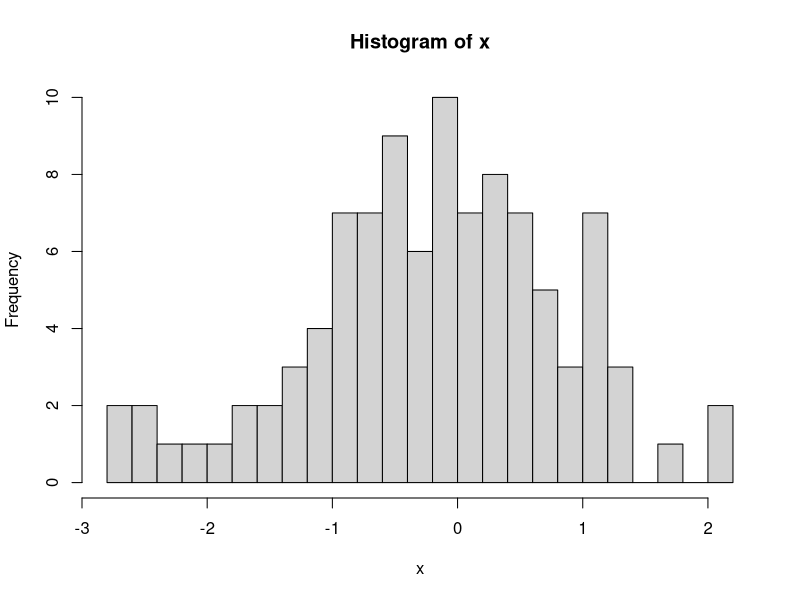
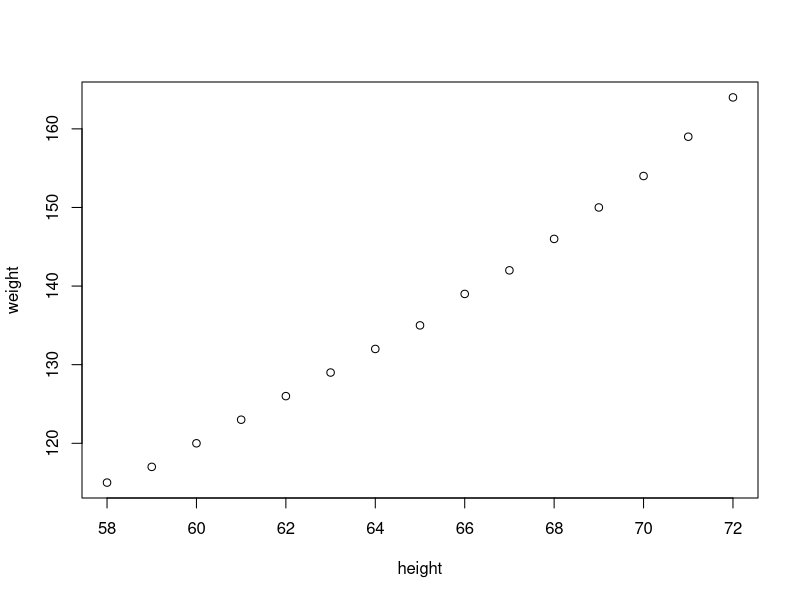
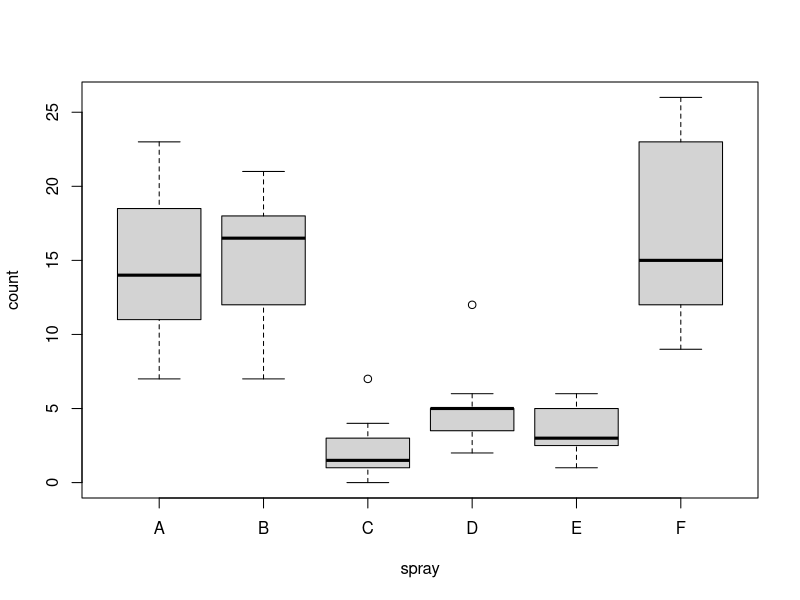
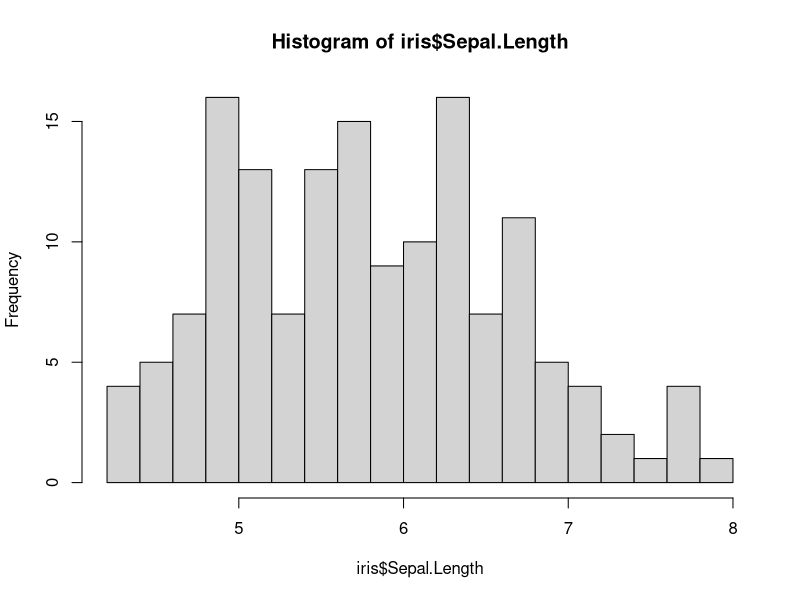

Source code (R) for these figures, in order:
## ---- chunk 1
knitr::opts_chunk$set(comment=NA)
## ---- chunk 2
1 + 1
## ---- chunk 3
# Sample 100 numbers from the normal distribution 
# Store under the name 'x'
x <- rnorm(100)
# plot a histogram of x
hist(x, breaks=20)
## ---- chunk 4
summary(x) # overview
sd(x)      # standard deviation
head(x,3)  # first three values
## ---- chunk 5
length(x)
class(x)
y <- c(joe=1, bill=7, averett=3)
names(y)
## ---- chunk 6
x <- 10
X <- 11
ls()
## ---- chunk 7
x <- 10
x <- "fiets"
x
## ---- chunk 8
x <- c(1,3,2,6)
y <- c(2,5,7,3)
x + y # add
x * y # multiply
x ^ y # x to the power of y
## ---- chunk 9
x
2 * x  # here is '2' a vector of length 1
x + 3
## ---- chunk 10
x <- c(0,1,4,9, 12)
sqrt(x) # squqre root of x
## ---- chunk 11
x <- c(1,4,2,NA,6)
c( mean1 = mean(x), mean2 = mean(x, na.rm=TRUE) )
## ---- chunk 12
# this dataset is built into R for examples.
head(InsectSprays,3)
## ---- chunk 13
summary(InsectSprays)
## ---- chunk 14
plot(weight ~ height, data=women)
## ---- chunk 15
plot(count ~ spray, data=InsectSprays)
## ---- chunk 16
# met '$' selecteer je een kolom
hist(iris$Sepal.Length, breaks=20)
## ---- chunk 17
library(dplyr)
## ---- chunk 18
x <- c("noot", "boom", "roos", "vis", "aap")
y <- c("aap", "noot", "mies")
x %in% y
